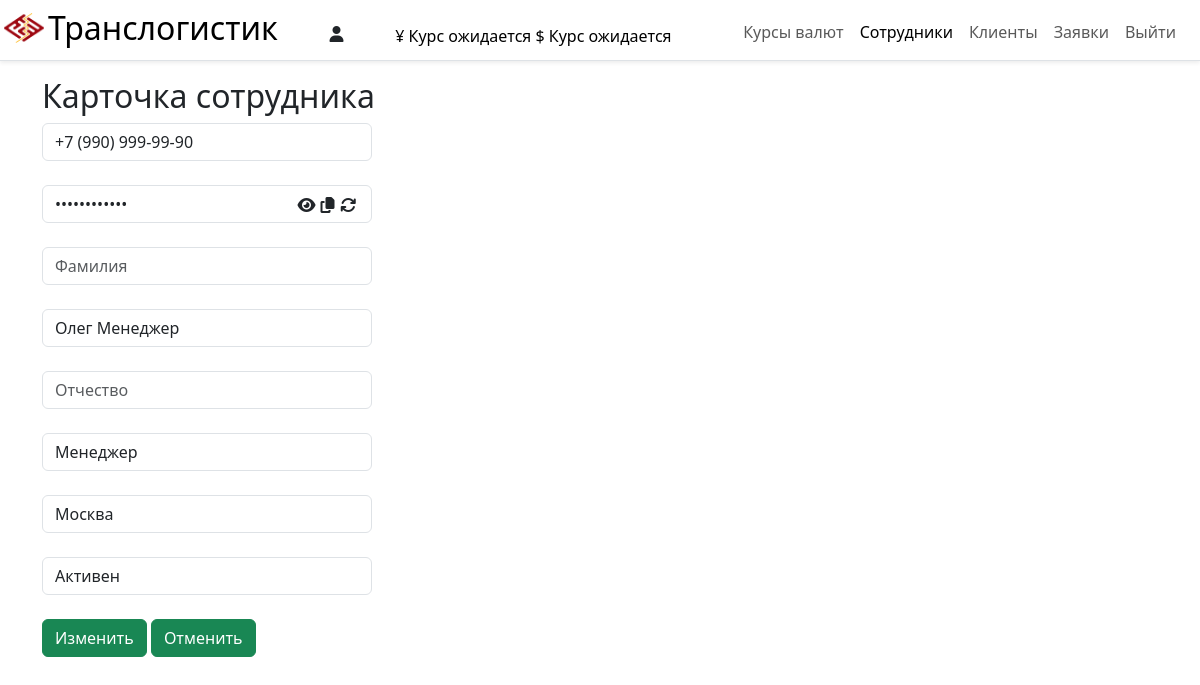
/employees/card-employees/18/ (signed in), run on the app's committed database.
### main/models.py (models this page shows, shortened)
class CustomUser(AbstractUser):
    towns = [
        ('Москва', 'Москва'),
        ('Краснодар', 'Краснодар'),
    ]
    roles = [
        ('Супер Администратор', 'Супер Администратор'),
        ('Администратор', 'Администратор'),
        ('Логист', 'Логист'),
        ('Менеджер', 'Менеджер'),
        ('Закупщик', 'Закупщик'),
        ('Клиент', 'Клиент')
    ]
    statuses = [
        (True, 'Активен'),
        (False, 'Заблокирован')
    ]
    first_name = models.CharField('Имя/ФИО', max_length=150, blank=False)
    phone = models.CharField('Телефон', max_length=50, unique=True)
    role = models.CharField(max_length=50, choices=roles, default='Менеджер', verbose_name='Роль')
    patronymic = models.CharField('Отчество', max_length=50, blank=True)
    town = models.CharField('Город', max_length=50, choices=towns, default='Москва')
    description = models.CharField('Описание', max_length=240, blank=True)
    manager = models.IntegerField('Менеджер', blank=True, null=True)
    pass_no_sha = models.CharField('Доп.пароль', max_length=200, blank=True)
    time_create = models.DateTimeField(auto_now_add=True, verbose_name='Дата создания')
    time_update = models.DateTimeField(auto_now=True, verbose_name='Дата изменения')
    status = models.BooleanField(default=True, choices=statuses, verbose_name='Статус')
    class Meta:
        verbose_name = 'Пользователи'
        verbose_name_plural = 'Пользователи'
        ordering = ['role', '-time_create']

### main/views.py (the view, shortened to what this page needs)
# urls.py: path('employees/card-employees/<int:employee_id>/', views.CardEmployeesView.as_view(), name='card_employees'),
class CardEmployeesView(LoginRequiredMixin, DataMixin, UpdateView):
    model = CustomUser
    form_class = CardEmployeesForm
    template_name = 'main/card_employees.html'
    pk_url_kwarg = 'employee_id'
    success_url = reverse_lazy('employees')
    login_url = reverse_lazy('login')
    role_have_perm = ['Супер Администратор', 'Администратор']
    def get_context_data(self, *, object_list=None, **kwargs):
        c_def = self.get_user_context(title="Карточка сотрудника")
        return dict(list(super().get_context_data(**kwargs).items())+list(c_def.items()))
    def get_form_kwargs(self):
        kwargs = super().get_form_kwargs()
        if hasattr(self, 'object'):
            kwargs.update({'instance': self.object})
        kwargs['instance'].password = kwargs['instance'].pass_no_sha
        return kwargs
    def dispatch(self, request, *args, **kwargs):
        if not request.user.is_authenticated:
            return self.handle_no_permission()
        else:
            if request.user.role in self.role_have_perm:
                return super().dispatch(request, *args, **kwargs)
            return self.handle_no_permission()

### main/utils.py (called while the page is built)
def last_currency():
    try:
        curs = ExchangeRates.objects.filter(time_create__date=datetime.date.today()).order_by('-time_create')[:1][0]
        curs.yuan = str(format(float(curs.yuan), '.2f'))
        curs.dollar = str(format(float(curs.dollar), '.2f'))
        return curs
    except IndexError:
        return False

    def get_user_context(self, **kwargs):
        context = kwargs
        if self.request.user.is_authenticated:
            if self.request.user.role == 'Супер Администратор':
                context['menu'] = menu_super_admin
            elif self.request.user.role == 'Администратор':
                context['menu'] = menu_admin
            elif self.request.user.role == 'Менеджер':
                context['menu'] = menu_manager
            elif self.request.user.role == 'Закупщик':
                context['menu'] = menu_buyer
            elif self.request.user.role == 'Клиент':
                context['menu'] = menu_client
        context['last_currency'] = last_currency()
        context['today'] = datetime.datetime.date(datetime.datetime.now()).strftime("%d.%m.%y")
        return context

### main/templates/main/card_employees.html (shortened to what this page needs)
{% extends 'main/base.html' %}
{% block content %}
<h2>Карточка сотрудника</h2>
<form method="post" id="card-employees-form">
    {{ form.phone }}<br>
    <div class="password-container">
        {{ form.password }}
        <i class="fa-solid fa-eye" id="show-password-card"></i>
        <div class="tooltip_my_copy">
            <i class="fa-solid fa-copy" id="copy-password-client" onclick="CopyPassClient()" onmouseout="outFunc()"><span class="tooltiptext_my" id="myTooltip">Скопировать</span></i>
        </div>
        <div class="tooltip_my_copy">
            <i class="fa-solid fa-arrows-rotate" id="refresh-password-client" onclick="RefreshPassClient()"></i>
        </div>
    </div><br>
    {{ form.last_name }}<br>
    {{ form.first_name }}<br>
    {{ form.patronymic }}<br>
    {{ form.role }}<br>
    {{ form.town }}<br>
    {{ form.status }}<br>
    <button type="submit" class="btn btn-success">Изменить</button>
    <a class="btn btn-success" href="{% url 'employees' %}" role="button">Отменить</a>
</form>
{% endblock %}

### main/static/main/css/styles.css (style rules this page uses)
#create-employees-form, #card-employees-form { width: 330px }
.password-container { position: relative; }
#show-password, #show-password-card { position: absolute; top: 30%; right: 13.5%; cursor: pointer; width: 30px; height: 20px; }
#refresh-password-client { position: absolute; top: 30%; right: .5%; cursor: pointer; width: 30px; height: 20px; }
#copy-password-client { position: absolute; top: 30%; right: 6.5%; cursor: pointer; width: 30px; height: 20px; }

### data on the page
CustomUser: phone "+7 (990) 999-99-90", first_name "Олег Менеджер", role "Менеджер", town "Москва", status "Активен"

### other printed values
{{ m.title }} "Курсы валют" "Клиенты" "Заявки"
{{ m.title }} "Сотрудники"
